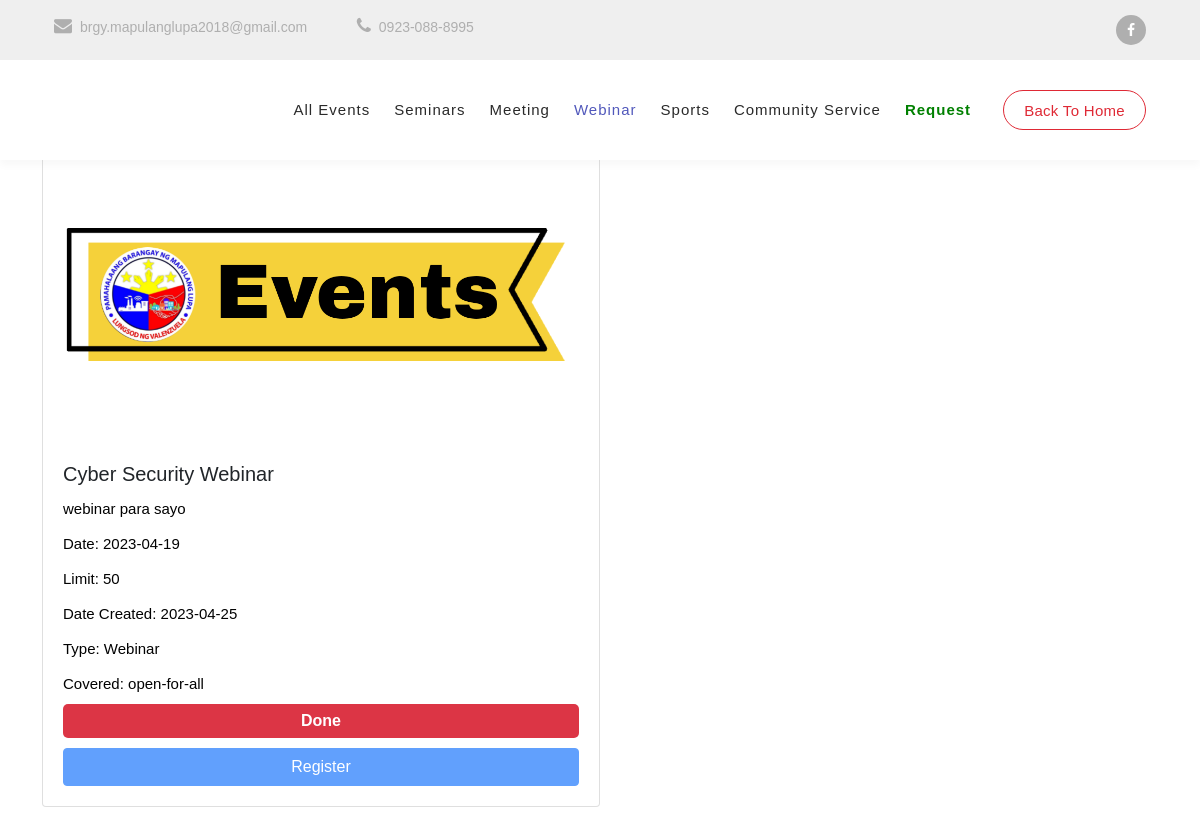
The page /memevent_webinar.php on the database its author committed.
### tables this page shows
CREATE TABLE `tbl_event` (
  `event_id` int(11) NOT NULL,
  `event_title` varchar(50) NOT NULL,
  `event_date` date DEFAULT NULL,
  `event_description` varchar(100) DEFAULT NULL,
  `event_poster` blob DEFAULT NULL,
  `event_limit` int(11) DEFAULT NULL,
  `event_DateCreated` date DEFAULT NULL,
  `event_Type` varchar(20) DEFAULT NULL CHECK (`event_Type` in ('Seminars','Meeting','Webinar','Sports','Community Service')),
  `event-covered` enum('residents-only','open-for-all') NOT NULL
);

### memevent_webinar.php (the view, shortened to what this page needs)
<?php
    include('db_conn.php');
?>
<!DOCTYPE html>
<html lang="en">
  <head>
    <link href="vendor/bootstrap/css/bootstrap.min.css" rel="stylesheet">
    <link rel="stylesheet" href="assets/css/fontawesome.css">
    <link rel="stylesheet" href="assets/css/templatemo-digimedia-v1.css">
    <link rel="stylesheet" href="assets/css/animated.css">
    <link rel="stylesheet" href="assets/css/owl.css">
  </head>
<body>
  <div class="pre-header">
    <div class="container">
      <div class="row">
        <div class="col-lg-8 col-sm-8 col-7">
          <ul class="info">
            <li><a href="#"><i class="fa fa-envelope"></i>brgy.mapulanglupa2018@gmail.com</a></li>
            <li><a href="#"><i class="fa fa-phone"></i>0923-088-8995</a></li>
          </ul>
        </div>
        <div class="col-lg-4 col-sm-4 col-5">
          <ul class="social-media">
            <li><a href="https://www.facebook.com/bagongmapulanglupa2018"><i class="fa fa-facebook"></i></a></li>
          </ul>
        </div>
      </div>
    </div>
  </div>
  <header class="header-area header-sticky wow slideInDown" data-wow-duration="0.75s" data-wow-delay="0s">
    <div class="container">
      <div class="row">
        <div class="col-12">
          <nav class="main-nav">
            <ul class="nav">
              <li><a href="memberevent.php" >All Events</a></li>
              <li><a href="memevent_seminar.php" >Seminars</a></li>
              <li><a href="memevent_meeting.php" >Meeting</a></li>
              <li><a href="memevent_webinar.php" class="active">Webinar</a></li>
              <li><a href="memevent_sports.php" >Sports</a></li>
              <li><a href="memevent_comservice.php">Community Service</a></li>
              <li><a href="residentrequest.php" style="color: green; font-weight: bold;">Request</a></li>
              <li><div class="border-first-button"><a href="home.php">Back to Home</a></div></li>
            </ul>
          </nav>
        </div>
      </div>
    </div>
  </header>
  <body>
<body>
    <div class="container">
		<h1>Events</h1>
		<div class="row">
			<?php
			$sql = "SELECT * FROM tbl_event WHERE event_Type = 'Webinar'";
			$result = mysqli_query($conn, $sql);
			if (mysqli_num_rows($result) > 0) {
				while ($row = mysqli_fetch_assoc($result)) {
					echo '<div class="col-sm-6 mb-4">';
					echo '<div class="card">';
					if (!empty($row['event_poster'])) {
						echo '<a href="' . $row['event_poster'] . '"><img src="' . $row['event_poster'] . '" class="card-img-top"></a>';
					}
					echo '<div class="card-body">';
					echo '<h5 class="card-title">' . $row['event_title'] . '</h5>';
					echo '<p class="card-text">' . $row['event_description'] . '</p>';
					echo '<p class="card-text">Date: ' . $row['event_date'] . '</p>';
					echo '<p class="card-text">Limit: ' . $row['event_limit'] . '</p>';
					echo '<p class="card-text">Date Created: ' . $row['event_DateCreated'] . '</p>';
					echo '<p class="card-text">Type: ' . $row['event_Type'] . '</p>';
					echo '<p class="card-text">Covered: ' . $row['event-covered'] . '</p>';
					if (strtotime($row['event_date']) > time()) {
						echo '<div class="box upcoming-box">Upcoming</div>';
						echo '<a href="register.php?event_id=' . $row['event_id'] . '" class="btn btn-primary">Register</a>';
					} else {
						echo '<div class="box done-box">Done</div>';
						echo '<a class="btn btn-primary disabled">Register</a>';
					}
					echo '</div>';
					echo '</div>';
					echo '</div>';
				}
			} else {
				echo 'No seminars found.';
			}
			?>
		</div>
	</div>
</body>
</html>

### assets/css/templatemo-digimedia-v1.css (style rules this page uses)
html, body, div, span, applet, object, iframe, h1, h2, h3, h4, h5, h6, p, blockquote, div pre, a, abbr, acronym, address, big, cite, code, del, dfn, em, font, img, ins, kbd, q, s, samp, small, strike, strong, sub, sup, tt, var, b, u, i, center, dl, dt, dd, ol, ul, li, figure, header, nav, section, article, aside, footer, figcaption { margin: 0; padding: 0; border: 0; outline: 0; }
ul, li { padding: 0; margin: 0; list-style: none; }
header, nav, section, article, aside, footer, hgroup { display: block; }
* { box-sizing: border-box; }
html, body { font-family: 'Poppins', sans-serif; font-weight: 400; background-color: #fff; -ms-text-size-adjust: 100%; -webkit-font-smoothing: antialiased; -moz-osx-font-smoothing: grayscale; }
a { text-decoration: none !important; }
h1, h2, h3, h4, h5, h6 { margin-top: 0px; margin-bottom: 0px; }
ul { margin-bottom: 0px; }
p { font-size: 15px; line-height: 30px; font-weight: 300; color: #afafaf; }
img { width: 100%; overflow: hidden; }
html, body { background: #fff; font-family: 'Poppins', sans-serif; }
.border-first-button a { display: inline-block !important; padding: 10px 20px !important; color: #DF2935 !important; border: 1px solid #DF2935 !important; border-radius: 23px; font-weight: 500 !important; letter-spacing: 0.3px !important; transition: all .5s; }
.pre-header { background-color: #efefef; height: 60px; padding: 15px 0px; }
.pre-header ul li { display: inline-block; }
.pre-header ul.info li { margin-right: 45px; }
.pre-header ul.info li a { color: #afafaf; font-size: 14px; transition: all .3s; }
.pre-header ul.info li a i { font-size: 18px; margin-right: 8px; }
.pre-header ul.social-media { text-align: right; }
.pre-header ul.social-media li { margin-left: 5px; }
.pre-header ul.social-media li a { background-color: #afafaf; color: #fff; display: inline-block; width: 30px; height: 30px; line-height: 30px; text-align: center; border-radius: 50%; font-size: 14px; transition: all .3s; }
.header-area { background-color: #fff; box-shadow: 0px 5px 8px rgba(0,0,0,0.03); position: absolute; left: 0px; right: 0px; z-index: 100; height: 100px; -webkit-transition: all .5s ease 0s; -moz-transition: all .5s ease 0s; -o-transition: all .5s ease 0s; transition: all .5s ease 0s; }
.header-area .main-nav { min-height: 80px; background: transparent; }
.header-area .main-nav .nav { float: right; margin-top: 30px; margin-right: 0px; background-color: transparent; -webkit-transition: all 0.3s ease 0s; -moz-transition: all 0.3s ease 0s; -o-transition: all 0.3s ease 0s; transition: all 0.3s ease 0s; position: relative; z-index: 999; }
.header-area .main-nav .nav li { padding-left: 20px; padding-right: 20px; }
.header-area .main-nav .nav li:last-child { padding-right: 0px; padding-left: 40px; }
.header-area .main-nav .nav li:last-child a , .background-header .main-nav .nav li:last-child a { padding: 0px 20px !important; font-weight: 400; }
.header-area .main-nav .nav li a { display: block; font-weight: 500; font-size: 15px; color: #2a2a2a; text-transform: capitalize; -webkit-transition: all 0.3s ease 0s; -moz-transition: all 0.3s ease 0s; -o-transition: all 0.3s ease 0s; transition: all 0.3s ease 0s; height: 40px; line-height: 40px; border: transparent; letter-spacing: 1px; }
.header-area .main-nav .nav li:hover a, .header-area .main-nav .nav li a.active { color: #5158BB!important; }
.header-area.header-sticky { min-height: 80px; }
.header-area .nav { margin-top: 30px; }
.header-area.header-sticky .nav li a.active { color: #5158BB; }
@media (max-width: 1200px) { .header-area .main-nav .nav li { padding-left: 12px; padding-right: 12px; } }
@media (max-width: 1200px) { .header-area .main-nav:before { display: none; } }
@media (min-width: 767px) { .header-area .main-nav .nav { display: flex !important; } }
@media (max-width: 1200px) { .header-area .main-nav .nav li:last-child { padding-left: 20px; } }

### memevent_webinar.php (style rules this page uses)
body { font-family: 'Montserrat', sans-serif; }
.card-img-top { height: 300px; object-fit: cover; }
.box { padding: 5px; color: #fff; font-weight: bold; border-radius: 5px; text-align: center; margin-bottom: 10px; }
.done-box { background-color: #dc3545; }
.card { margin-bottom: 0; }
.card-body { padding: 20px; display: flex; flex-direction: column; }
.card-text { margin-bottom: 5px; }
.row { margin-right: 0; margin-left: 0; }
.col-sm-6 { padding-right: 0; padding-left: 0; }
p { color: #020202; }

### rows shown on the page
tbl_event: event_poster (picture), event_title "Cyber Security Webinar", event_description "webinar para sayo", event_date "2023-04-19", event_limit "50", event_DateCreated "2023-04-25", event_Type "Webinar", value "open-for-all", shows "Done"
